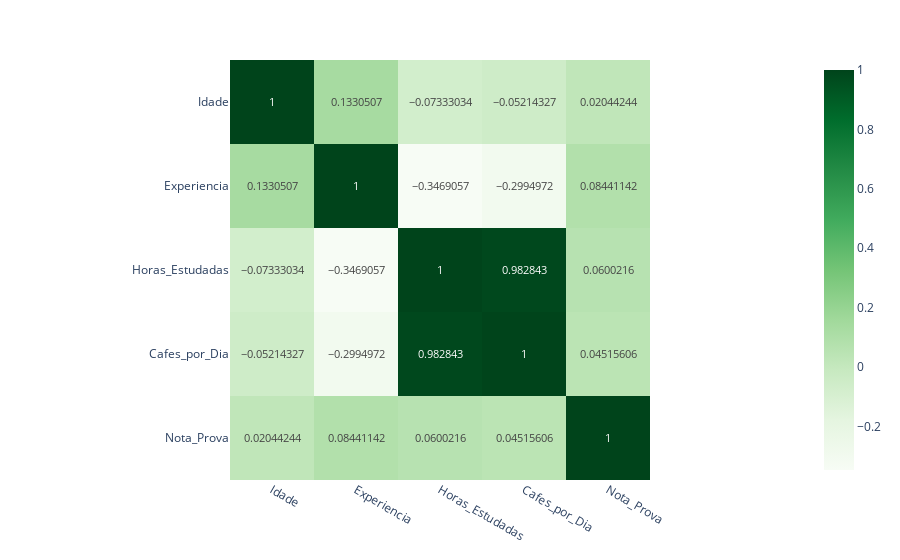

Notebook cell for this chart:
### Code cell
import pandas as pd # biblioteca para manipulação de dados
import plotly.express as px # biblioteca para visualização de dados

tabela = pd.read_csv("base_estudo.csv") # lê o arquivo CSV e armazena em um DataFrame
print(tabela) # exibe o DataFrame

correlacao = tabela.corr() # calcula a correlação entre as colunas numéricas do DataFrame
print(correlacao) # exibe a matriz de correlação

grafico = px.imshow(correlacao, text_auto=True, color_continuous_scale="Greens")

grafico.show() # exibe o gráfico

### Figure 1 — Plotly figure (JSON) as saved in the notebook; plotly's stock layout.template omitted (floating-point values rounded to 4 significant figures)
{"data": [{"coloraxis": "coloraxis", "hovertemplate": "x: %{x}<br>y: %{y}<br>color: %{z}<extra></extra>", "name": "0", "texttemplate": "%{z}", "type": "heatmap", "x": ["Idade", "Experiencia", "Horas_Estudadas", "Cafes_por_Dia", "Nota_Prova"], "xaxis": "x", "y": ["Idade", "Experiencia", "Horas_Estudadas", "Cafes_por_Dia", "Nota_Prova"], "yaxis": "y", "z": [[1.0, 0.1331, -0.07333, -0.05214, 0.02044], [0.1331, 1.0, -0.3469, -0.2995, 0.08441], [-0.07333, -0.3469, 1.0, 0.9828, 0.06002], [-0.05214, -0.2995, 0.9828, 1.0, 0.04516], [0.02044, 0.08441, 0.06002, 0.04516, 1.0]]}], "layout": {"coloraxis": {"colorscale": [[0, "rgb(247,252,245)"], [0.125, "rgb(229,245,224)"], [0.25, "rgb(199,233,192)"], [0.375, "rgb(161,217,155)"], [0.5, "rgb(116,196,118)"], [0.625, "rgb(65,171,93)"], [0.75, "rgb(35,139,69)"], [0.875, "rgb(0,109,44)"], [1, "rgb(0,68,27)"]]}, "margin": {"t": 60}, "xaxis": {"anchor": "y", "constrain": "domain", "domain": [0, 1], "scaleanchor": "y"}, "yaxis": {"anchor": "x", "autorange": "reversed", "constrain": "domain", "domain": [0, 1]}}}
